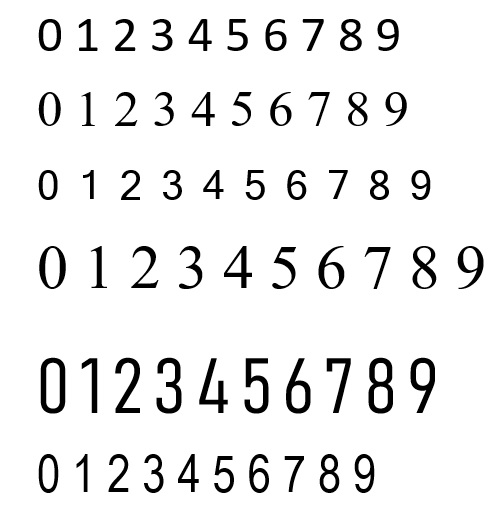
#> input picture training.jpg, 502 x 516 px
$ python -i ContourDetection.py   (imports and definitions only)
#> lines starting #> are read from the running program, lines starting #| are printed output that depends on the picture; after the words box and inside, x2 and y2 are one past the last pixel; in counts of white or black regions, pixels touching at a corner belong together
import cv2
import operator
import statistics as st

allContour_height_list=[]
allContour_width_list =[]
slag_height=10
slag_width = 20

######################################################################
class ContourWithData ():
    # member variables
    npaContour = None  # contour
    boundingRect = None  # bounding rect for contour
    intRectX = 0  # bounding rect top left corner x location
    intRectY = 0  # bounding rect top left corner y location
    intRectWidth = 0  # bounding rect width
    intRectHeight = 0  # bounding rect height
    fltArea = 0.0  # area of contour
    aspectratio = 0  # aspect ratio of the contour formed
    avgwidth = 0
    avgheight =0

    def Calculate_Parameters(self):  # calculate bounding rect info
        [intX, intY, intWidth, intHeight] = self.boundingRect
        self.intRectX = intX
        self.intRectY = intY
        self.intRectWidth = intWidth
        self.intRectHeight = intHeight
        self.aspectratio = intWidth / intHeight;

    def checkIfContourIsValid(self):  # this is oversimplified, for a production grade program
        if self.aspectratio > 1.2:
            return False
        elif self.fltArea < (self.avgheight* self.avgwidth)+100 and self.fltArea < 300 :
            return False  # much better validity checking would be necessary
        return True

    def HeightContourValidation(self):
        avgheight = st.mean(allContour_height_list)
        if self.intRectHeight > (avgheight+slag_height) or  self.intRectHeight < (avgheight-slag_height) :
            return False
        return True

    def WidthContourValidation(self):
        avgwidth = st.mean(allContour_width_list)
        if self.intRectWidth > (avgwidth+slag_width) or  self.intRectWidth < (avgwidth-slag_width) :
            return False
        return True

    def Contour_heightandwidth_list(self):
        allContour_height_list.append(self.intRectHeight)
        allContour_width_list.append(self.intRectWidth)

####################################################################################

def main(preprocessed_path):

#> called with preprocessed_path = 'training.jpg'
    print("Contour Detection Starts")
    im = cv2.resize(cv2.imread(preprocessed_path), (350, 100),cv2.INTER_AREA )
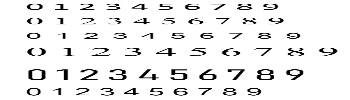
#> im: shape (100, 350, 3); min 0, max 255, mean 236.2
  #  im=cv2.resize ( im, (400, 200) )
    gray = cv2.cvtColor(im,cv2.COLOR_BGR2GRAY)
    imgBlurred = cv2.GaussianBlur ( gray, (5, 5), 0 )  # blur
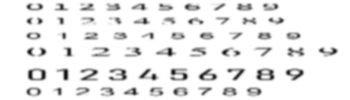
#> imgBlurred: shape (100, 350); min 17, max 255, mean 236.2

    # filter image from grayscale to black and white
    thresh = cv2.adaptiveThreshold ( imgBlurred,  # input image
                                 255,  # make pixels that pass the threshold full white
                                 cv2.ADAPTIVE_THRESH_GAUSSIAN_C,
                                 # use gaussian rather than mean, seems to give better results
                                 cv2.THRESH_BINARY_INV,
                                 # invert so foreground will be white, background will be black
                                 11,  # size of a pixel neighborhood used to calculate threshold value
                                 2 )  # constant subtracted from the mean or weighted mean
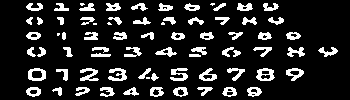
#> thresh: shape (100, 350); 14.5% white; 73 white regions (7 under 20 px)

    contours,hierarchy = cv2.findContours(thresh,cv2.RETR_EXTERNAL,cv2.CHAIN_APPROX_SIMPLE)
#> contours = 73 contours, 8 with area under 20; largest, box (x1, y1, x2, y2) and area: (28, 68, 46, 81) 179, (256, 68, 275, 81) 171, (286, 68, 304, 81) 124, (199, 68, 217, 81) 118, (26, 87, 41, 97) 100

    allContoursWithData = []  # declare empty lists,
    validContoursWithData = []  # we will fill these shortly

    for i in contours:  # for each contour
        contourWithData = ContourWithData ()  # instantiate a contour with data object
        contourWithData.npaContour = i  # assign contour to contour with data
        contourWithData.boundingRect = cv2.boundingRect ( contourWithData.npaContour )  # get the bounding rect
        contourWithData.Calculate_Parameters ()  # get bounding rect info
        contourWithData.fltArea = cv2.contourArea ( contourWithData.npaContour )  # calculate the contour area
        allContoursWithData.append ( contourWithData )  # add contour with data object to list of all contours with data
#> this loop made 73 passes
#> (intX in Calculate_Parameters, intY in Calculate_Parameters, intWidth in Calculate_Parameters, intHeight in Calculate_Parameters) on passes 1, 2, 3, 4, 5, 6, 7, 8, 9, 10, 12, 13: (247, 87, 15, 10), (222, 87, 15, 10), (197, 87, 16, 9), (173, 87, 15, 10), (150, 87, 14, 10), (123, 87, 16, 9), (100, 87, 15, 10), (75, 87, 15, 9), (52, 87, 10, 9), (26, 87, 15, 10), (151, 73, 8, 8), (56, 69, 12, 12)
#> after the loop, allContoursWithData = 73 items

    temp = []
    for contourWithData in allContoursWithData:  # for all contours
        if contourWithData.checkIfContourIsValid ():  # and contourWithData.HeightContourValidation ():  # check if valid
            temp.append ( contourWithData )  # if so, append to valid contour list
#> this loop made 73 passes
#> after the loop, temp = []

    for contourWithData in temp:
        contourWithData.Contour_heightandwidth_list ()
#> this loop made 0 passes

    for i in temp:
        if i.HeightContourValidation () and i.WidthContourValidation():
            validContoursWithData.append ( i )
#> after the loop, validContoursWithData = []

    # [4 lines of commented-out code are left out]

    validContoursWithData.sort ( key=operator.attrgetter ( "intRectX" ) )  # sort contours from left to right

    for contourWithData in validContoursWithData:  # for each contour
        # draw a green rect around the current char
        cv2.rectangle ( im,  # draw rectangle on original testing image
                        (contourWithData.intRectX, contourWithData.intRectY),  # upper left corner
                        (contourWithData.intRectX + contourWithData.intRectWidth,
                         contourWithData.intRectY + contourWithData.intRectHeight),  # lower right corner
                        (0, 255, 0),  # green
                        2 )  # thickness
    print("Contours Detected Successfully")
    return [im,thresh,validContoursWithData]

>>> result = main('training.jpg')
#> result = 3 items
